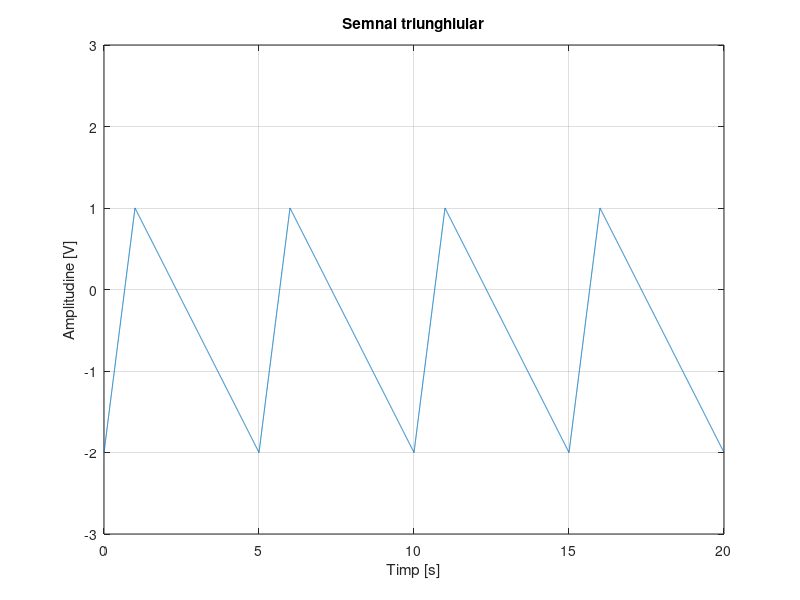

This chart was generated by the following MATLAB code:
f=0.2                                    %frecventa 0.2 pentru perioada de 5s
t=0:0.002:20; 
A=1.5;
y=A*sawtooth(2*pi*f*t,0.2)                %functia sawtooth genereaza un semnal triunghiular
                                          % 0.2 parametrul scalar care determina punctul intre 0 si 2pi unde se produce maximul
                                          %pentru a avea o panta de crestere de 1V/s
plot(t,y-0.5), grid;                      %scad 0.5 din apmlitudine pentru avea maxim de 1 si minim de -2
axis([0,20,-3,3])
title('Semnal triunghiular')
xlabel('Timp [s]')
ylabel('Amplitudine [V]')
